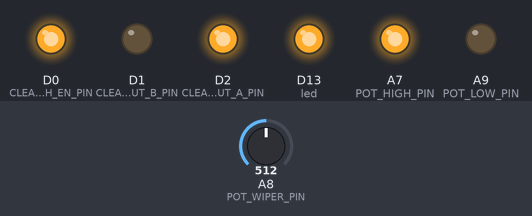
The sketch below on a simulated Arduino Due. Parts: output pins drawn as LEDs (lit = HIGH). The inputs (shaded band) are chosen by the test bench; at power-on: A8 (POT_WIPER_PIN) = 512. Pins used as bus, display or sensor lines are not drawn.

Above: at 15.0 s.
At 45.0 s:
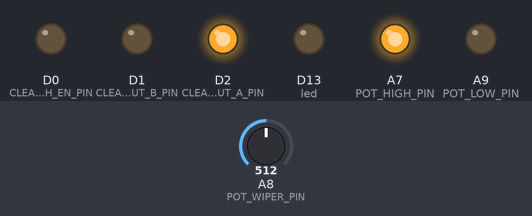
Timing chart, 0 to 78.0 s (numbered marks = the images above):
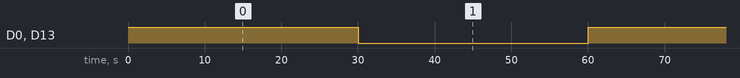

Measured:
- by itself, D0 (CLEARPATH_EN_PIN), D13 (led): alternates HIGH for 30.0 s and LOW for 30.0 s

The sketch:

M00_2_Zoetrope_r48_jul_30_18_DEV.ino
```cpp
#include <TimeLib.h>

/*
   ______     ______     ______     ______   ______     ______     ______   ______
  /\___  \   /\  __ \   /\  ___\   /\__  _\ /\  == \   /\  __ \   /\  == \ /\  ___\
  \/_/  /__  \ \ \/\ \  \ \  __\   \/_/\ \/ \ \  __<   \ \ \/\ \  \ \  _-/ \ \  __\
    /\_____\  \ \_____\  \ \_____\    \ \_\  \ \_\ \_\  \ \_____\  \ \_\    \ \_____\
    \/_____/   \/_____/   \/_____/     \/_/   \/_/ /_/   \/_____/   \/_/     \/_____/

  MOO2 Zoetrope Unified code for motor and strobe
  July 30th 2018 Labour Robb Godshaw Robb@robb.cc

  Distributed under MIT License

  BOM--
  ClearPath MCVC CPM-MCVC-3421S-RLN to be programmed with Zoetrope-MicroMoo2-r2-fromTeknic.mtr
  COntrol cable
  Mosfet ARRAy on cathode of 48v LED bus


  Code controls motor states, timing, led strobes.


*/


#define fastDuration 30 //seconds to spin fast, both the duration and the interval
#define slowDuration 30 //seconds to spin slow, both the duration and the interval

#define forFilming LOW ///or HIGH - turns off strobe mode for frame-mathced filming 30 FPS

#define FPS 44 //frames per second
#define MOTOR_RPM 110// desired FPS / FPZoe (24 for us) *60 (MUST CHANGE WITH PC and Clearpath MSP!!) this variable is a note only.

#define POT_LOW_PIN A9
#define POT_WIPER_PIN A8
#define POT_HIGH_PIN A7

#define CLEARPATH_COMM_PIN GND //BLack wire //not used in code, note only
#define CLEARPATH_EN_PIN 0 //BLUE WIRE
#define CLEARPATH_INPUT_A_PIN 2 //BLUE WIRE
#define CLEARPATH_INPUT_B_PIN 1 //BLUE WIRE
#define CLEARPATH_HLFB_PIN 3 //BLUE WIRE

#define STROBE_TRIGGER_PIN 4//30
#define STROBE_RESOLUTION 14

//#define BRIGHTNESS 7

#define STROBE_DUTY_BRIGHTNESS_ANIM 210//BRIGHTNESS*300/10//140
#define STROBE_DUTY_BRIGHTNESS_ATTRACT 910//BRIGHTNESS*1300/10//1400


#define STOBE_MIN_DUTY 0
#define STROBE_MAX_DUTY 140

#define STROBE_FREQ_ANIM FPS
#define STROBE_FREQ_ATTRACT 29296.875

#define led 13


int ledFreq;
int ledDuty;


// TODO: Why are we using the time library when 24hr time is irrelevant?
// should simplify to using millis() to avoid dependence on external libraries.
// - andy july 2020
unsigned long currentUNIX;//current time in seconds since 1970, which we define as power-up due to not having a 3v battery
unsigned long previousTimeToTurnSlow = fastDuration;//calculated at transition, the time to stop being fast
unsigned long previousTimeToTurnFast = fastDuration  + slowDuration;//calculated at transition, the time to stop being fast

int speedState = LOW;//low for slow, high for fast


void setup()
{
  //  Serial.begin(1000000);
  setTime(0);//sets system time to jan 1 1970 when powered up
  pinMode(led, OUTPUT);//indicator LED
  pinMode(CLEARPATH_EN_PIN, OUTPUT);//indicator LED
  pinMode(CLEARPATH_INPUT_A_PIN, OUTPUT);//indicator LED
  pinMode(CLEARPATH_INPUT_B_PIN, OUTPUT);//indicator LED
  digitalWrite(CLEARPATH_EN_PIN, HIGH); //ENABLE MOTOR

  pinMode(POT_HIGH_PIN, OUTPUT);//indicator LED
  digitalWrite(POT_HIGH_PIN, HIGH); //ENABLE MOTOR
  pinMode(POT_LOW_PIN, OUTPUT);//indicator LED
  digitalWrite(POT_LOW_PIN, LOW); //ENABLE MOTOR

  ledFreq = STROBE_FREQ_ANIM;
  analogWriteResolution(STROBE_RESOLUTION);  // DEFAULT is 8 analogWrite value 0 to 4095, or 4096 for high
  analogWriteFrequency(STROBE_TRIGGER_PIN, STROBE_FREQ_ANIM);
  analogWrite(STROBE_TRIGGER_PIN, ledDuty);
  fastModeSetup();
  if (forFilming == HIGH) filmModeSetup();
}


void loop() {
  currentUNIX = now();

  if (forFilming == HIGH) filmModeLoop();
  else {
    if (speedState == LOW) {
      if (currentUNIX - previousTimeToTurnSlow >= slowDuration) {
        previousTimeToTurnFast = currentUNIX;
        speedState = HIGH;
        fastModeSetup();
      }
      else slowModeLoop();
    }
    else if (speedState == HIGH) {
      if (currentUNIX - previousTimeToTurnFast >= fastDuration) {
        previousTimeToTurnSlow = currentUNIX;
        speedState = LOW;
        slowModeSetup();
      }
      else fastModeLoop();
    }

  }
}

void fastModeSetup() {
  //ledDuty = // (adjBrightness()*STROBE_DUTY_BRIGHTNESS_ANIM)/1000;//map(analogRead(POT_WIPER_PIN), 20, 1023, STROBE_MAX_DUTY, STOBE_MIN_DUTY);
  ledDuty = map(analogRead(POT_WIPER_PIN), 20, 1023, STROBE_DUTY_BRIGHTNESS_ANIM / 2, STROBE_DUTY_BRIGHTNESS_ANIM * 3);
  analogWriteFrequency(STROBE_TRIGGER_PIN, STROBE_FREQ_ANIM);
  digitalWrite(led, HIGH);
  analogWrite(STROBE_TRIGGER_PIN, ledDuty);
  digitalWrite(CLEARPATH_EN_PIN, HIGH); //ENABLE MOTOR

  digitalWrite(CLEARPATH_INPUT_A_PIN, HIGH); //MOTOR FAST
  digitalWrite(CLEARPATH_INPUT_B_PIN, LOW); //MOTOR SLOW


}
void fastModeLoop() {
  //PASS
}

void slowModeSetup() {
  //  ledDuty =  STROBE_DUTY_BRIGHTNESS_ATTRACT;//map(analogRead(POT_WIPER_PIN), 20, 1023, STROBE_MAX_DUTY, STOBE_MIN_DUTY);
  ledDuty = map(analogRead(POT_WIPER_PIN), 20, 1023, STROBE_DUTY_BRIGHTNESS_ATTRACT, STROBE_DUTY_BRIGHTNESS_ATTRACT * 3);

  analogWriteFrequency(STROBE_TRIGGER_PIN, STROBE_FREQ_ATTRACT);
  digitalWrite(led, LOW);
  digitalWrite(CLEARPATH_EN_PIN, LOW); //DISABLE MOTOR

  analogWrite(STROBE_TRIGGER_PIN, ledDuty);
  //  digitalWrite(CLEARPATH_INPUT_A_PIN, LOW); //MOTOR SLOW
  //  digitalWrite(CLEARPATH_INPUT_B_PIN, LOW); //MOTOR SLOW


}
void slowModeLoop() {
  //    ledDuty = map(analogRead(POT_WIPER_PIN), 20, 1023, STROBE_MAX_DUTY, STOBE_MIN_DUTY);
  //    Serial.println(ledDuty);
  //      analogWrite(STROBE_TRIGGER_PIN, ledDuty);

}
void filmModeSetup() {
  //ledDuty =  (adjBrightness()*STROBE_DUTY_BRIGHTNESS_ATTRACT)/1000; //map(analogRead(POT_WIPER_PIN), 20, 1023, STROBE_MAX_DUTY, STOBE_MIN_DUTY);
  ledDuty = map(analogRead(POT_WIPER_PIN), 20, 1023, STROBE_DUTY_BRIGHTNESS_ATTRACT / 2, STROBE_DUTY_BRIGHTNESS_ATTRACT * 3);

  analogWriteFrequency(STROBE_TRIGGER_PIN, STROBE_FREQ_ATTRACT);
  digitalWrite(led, LOW);
  analogWrite(STROBE_TRIGGER_PIN, ledDuty);
  digitalWrite(CLEARPATH_EN_PIN, HIGH); //ENABLE MOTOR
  digitalWrite(CLEARPATH_INPUT_A_PIN, LOW); //MOTOR SLOW
  digitalWrite(CLEARPATH_INPUT_B_PIN, HIGH); //MOTOR SLOW

}
void filmModeLoop() {
  //PASS
}
```
